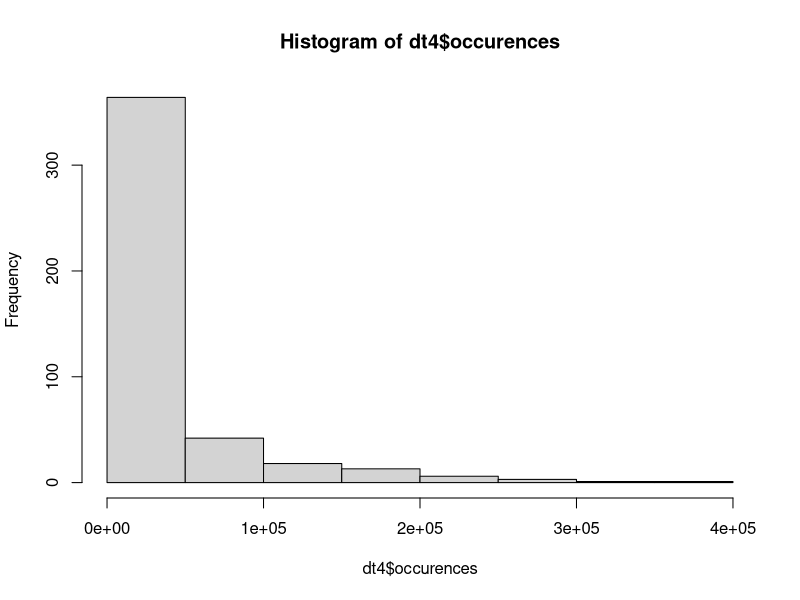

Reproduce this figure in R.
rm(list=ls())
library(stringr)

d <- read.delim('waarnemingen_species_records.tsv')

idx <- duplicated(d$species) #some species have multiple subspecies with records
sum(idx) #77 duplicates

species.duplicates <- d$species[idx]
idx2 <- which(d$species %in% species.duplicates)
d.duplicates <- d[idx2,] #examine the species with multiple subspecies recorded

#remove records tagged with Family or Genus level
idx3 <- which(str_trim(d$taxonRank) %in% c('CLASS', 'FAMILY', 'GENUS'))
d <- d[-idx3,]

#merge records by species over all subspecies and synonymous species
dt <- aggregate( numberOfOccurrences ~ species, data=d, sum)
anyDuplicated(dt$species) #check

#remove duplicates from original data frame d
idx <- which(duplicated(d$species))
d2 <- d[-idx,]

#do a left join on dt with the original data frame d
dt2 <- merge(dt, d2, by='species')
anyDuplicated(dt2$species)

#remove hybrids
hybrids <- grep(' x ', dt2$species, value=TRUE) #11 hybrids
hybrids.idx <- grep(' x ', dt2$species)
dt3 <- dt2[-hybrids.idx,]

#remove unnecessary columns from data.frame
anyDuplicated(str_trim(dt3$species)) #good
anyDuplicated(dt3$speciesKey) #good- all uniquely identified species
dt4 <- dt3[,c('species','speciesKey','numberOfOccurrences.x','family','iucnRedListCategory')]
colnames(dt4)[3] <- 'occurences'
dt4$species <- str_trim(dt4$species) #trim whitespace
dt4$family <- str_trim(dt4$family)
hist(dt4$occurences)

#save data.frame as RDS for easy access later
saveRDS(dt4, file='waarnemingen_occurrences_clean.RDS')
